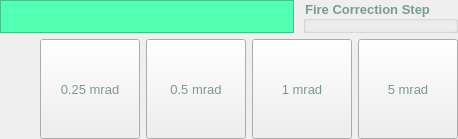
         <widget class="QWidget" name="frame_video_stack_1">
          <layout class="QVBoxLayout" name="verticalLayout_27" stretch="5,1">
           <property name="leftMargin">
            <number>0</number>
           </property>
           <property name="topMargin">
            <number>0</number>
           </property>
           <property name="rightMargin">
            <number>0</number>
           </property>
           <property name="bottomMargin">
            <number>0</number>
           </property>
           <item>
            <layout class="QGridLayout" name="gridLayout_6" columnstretch="2,1" columnminimumwidth="1,2">
             <property name="horizontalSpacing">
              <number>9</number>
             </property>
             <item row="0" column="0">
              <widget class="video_window" name="video_stack_2">
               <property name="styleSheet">
                <string notr="true">background-color: rgb(83, 255, 178);</string>
               </property>
               <property name="frameShape">
                <enum>QFrame::StyledPanel</enum>
               </property>
               <property name="frameShadow">
                <enum>QFrame::Raised</enum>
               </property>
              </widget>
             </item>
             <item row="0" column="1">
              <widget class="QGroupBox" name="groupBox">
               <property name="font">
                <font>
                 <pointsize>10</pointsize>
                 <weight>75</weight>
                 <bold>true</bold>
                </font>
               </property>
               <property name="styleSheet">
                <string notr="true">color: rgb(123, 154, 147);</string>
               </property>
               <property name="title">
                <string>Fire Correction Step</string>
               </property>
              </widget>
             </item>
            </layout>
           </item>
           <item>
            <layout class="QGridLayout" name="gridLayout_11">
             <item row="0" column="2">
              <widget class="QPushButton" name="pushButton_05mrad">
               <property name="minimumSize">
                <size>
                 <width>100</width>
                 <height>100</height>
                </size>
               </property>
               <property name="font">
                <font>
                 <pointsize>10</pointsize>
                </font>
               </property>
               <property name="styleSheet">
                <string notr="true">color: rgb(123, 154, 147);</string>
               </property>
               <property name="text">
                <string>0.5 mrad</string>
               </property>
              </widget>
             </item>
             <item row="0" column="3">
              <widget class="QPushButton" name="pushButton_1mrad">
               <property name="minimumSize">
                <size>
                 <width>100</width>
                 <height>100</height>
                </size>
               </property>
               <property name="font">
                <font>
                 <pointsize>10</pointsize>
                </font>
               </property>
               <property name="styleSheet">
                <string notr="true">color: rgb(123, 154, 147);</string>
               </property>
               <property name="text">
                <string>1 mrad</string>
               </property>
              </widget>
             </item>
             <item row="0" column="1">
              <widget class="QPushButton" name="pushButton_025mrad">
               <property name="sizePolicy">
                <sizepolicy hsizetype="Fixed" vsizetype="Fixed">
                 <horstretch>100</horstretch>
                 <verstretch>100</verstretch>
                </sizepolicy>
               </property>
               <property name="minimumSize">
                <size>
                 <width>100</width>
                 <height>100</height>
                </size>
               </property>
               <property name="font">
                <font>
                 <pointsize>10</pointsize>
                </font>
               </property>
               <property name="styleSheet">
                <string notr="true">color: rgb(123, 154, 147);</string>
               </property>
               <property name="text">
                <string>0.25 mrad</string>
               </property>
              </widget>
             </item>
             <item row="0" column="4">
              <widget class="QPushButton" name="pushButton_5mrad">
               <property name="minimumSize">
                <size>
                 <width>100</width>
                 <height>100</height>
                </size>
               </property>
               <property name="font">
                <font>
                 <pointsize>10</pointsize>
                </font>
               </property>
               <property name="styleSheet">
                <string notr="true">color: rgb(123, 154, 147);</string>
               </property>
               <property name="text">
                <string>5 mrad</string>
               </property>
              </widget>
             </item>
             <item row="0" column="0">
              <spacer name="horizontalSpacer_3">
               <property name="orientation">
                <enum>Qt::Horizontal</enum>
               </property>
               <property name="sizeHint" stdset="0">
                <size>
                 <width>40</width>
                 <height>20</height>
                </size>
               </property>
              </spacer>
             </item>
            </layout>
           </item>
          </layout>
         </widget>
